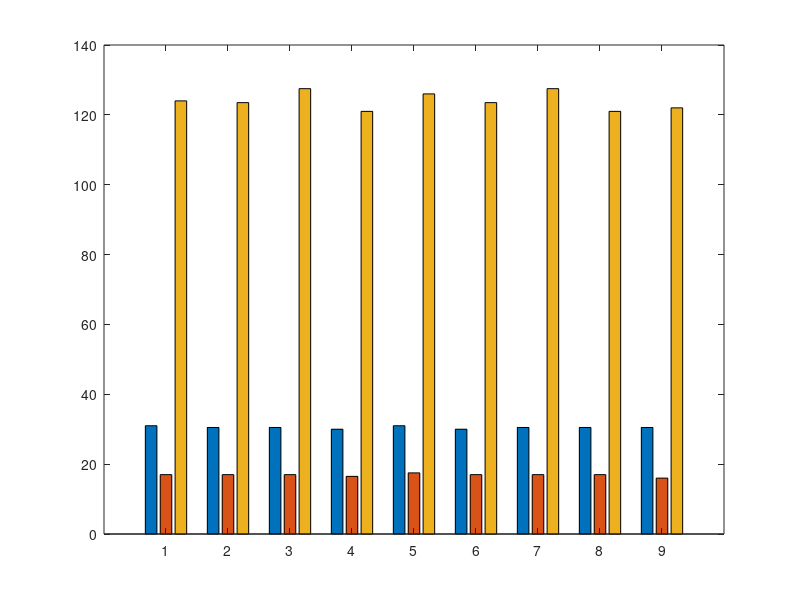

Write the MATLAB code that produced this figure. (Note: this script raises an error after producing the figure.)
% =========================================================================
% SCRIPT 6: script_6_crop_soil_requirements.m
% Optimal Soil & Climate Requirements for All 9 Supported Crops
% -------------------------------------------------------------------------
% Source : data/crop_requirements.json (exact values preserved)
% Crops  : Pepper, Beans, Sorghum, Maize, Yam, Onions, Rice, Cassava, Tomato
% Params : pH, Nitrogen (mg/kg), Phosphorus (mg/kg), Potassium (mg/kg),
%          Temperature (C), Rainfall (mm)
% =========================================================================
clear; clc; close all;

%% ---- DATA (from data/crop_requirements.json) ----------------------------
crops = {'Pepper','Beans','Sorghum','Maize','Yam','Onions','Rice','Cassava','Tomato'};
n = length(crops);

%  [min, max] for each parameter
ph_min  = [5.7, 5.6, 5.6, 5.7, 5.7, 5.6, 5.6, 5.7, 5.6];
ph_max  = [6.8, 6.8, 6.8, 6.9, 6.8, 6.9, 6.9, 6.9, 6.8];

n_min   = [21, 21, 21, 21, 21, 20, 22, 21, 21];
n_max   = [41, 40, 40, 39, 41, 40, 39, 40, 40];

p_min   = [11, 11, 11, 10, 11, 11, 11, 11, 10];
p_max   = [23, 23, 23, 23, 24, 23, 23, 23, 22];

k_min   = [90,  90,  91,  84,  88,  88,  92,  83,  87];
k_max   = [158, 157, 164, 158, 164, 159, 163, 159, 157];

t_min   = [24, 24, 24, 24, 24, 24, 24, 24, 25];
t_max   = [29, 29, 29, 29, 29, 29, 29, 29, 29];

r_min   = [982,  917,  914,  940,  1003, 925,  979,  1027, 976];
r_max   = [1645, 1584, 1638, 1611, 1725, 1599, 1705, 1722, 1681];

% Compute midpoints and half-ranges for error bars
ph_mid  = (ph_min  + ph_max)  / 2;   ph_err  = (ph_max  - ph_min)  / 2;
n_mid   = (n_min   + n_max)   / 2;   n_err   = (n_max   - n_min)   / 2;
p_mid   = (p_min   + p_max)   / 2;   p_err   = (p_max   - p_min)   / 2;
k_mid   = (k_min   + k_max)   / 2;   k_err   = (k_max   - k_min)   / 2;
t_mid   = (t_min   + t_max)   / 2;   t_err   = (t_max   - t_min)   / 2;
r_mid   = (r_min   + r_max)   / 2;   r_err   = (r_max   - r_min)   / 2;

x = 1:n;

%% ---- FIGURE 10: Soil Nutrient Ranges (N, P, K) — Error Bar Chart --------
fig10 = figure('Name', 'Fig10 Soil Nutrients NPK', 'NumberTitle', 'off', ...
               'Position', [40, 40, 1100, 560]);

data_npk = [n_mid; p_mid; k_mid]';   % 9×3
err_npk  = [n_err; p_err; k_err]';

b10 = bar(x, data_npk, 'grouped');
b10(1).FaceColor = [0.15, 0.72, 0.35];  % green  — N
b10(2).FaceColor = [0.95, 0.40, 0.15];  % orange — P
b10(3).FaceColor = [0.20, 0.52, 0.90];  % blue   — K

hold on;
% Error bars — compute x positions of each bar group
nGroups = n; nBars = 3;
gw = min(0.8, nBars / (nBars + 1.5));
for j = 1:nBars
    x_bar = x - gw/2 + (2*j-1) * gw / (2*nBars);
    errorbar(x_bar, data_npk(:,j)', err_npk(:,j)', ...
             '.k', 'LineWidth', 1.2, 'CapSize', 5);
end
hold off;

set(gca, 'XTickLabel', crops, 'FontSize', 11, 'TickLabelInterpreter', 'none');
xtickangle(0);
ylabel('Optimal Level (mg/kg)', 'FontSize', 13);
title({'Optimal Soil Nutrient Requirements by Crop', ...
       'Bars = midpoint of optimal range; Error bars = ±half-range'}, ...
      'FontSize', 12, 'FontWeight', 'bold');
legend({'Nitrogen (N)', 'Phosphorus (P)', 'Potassium (K)'}, ...
       'Location', 'northeast', 'FontSize', 11);
grid on; box on;

print(fig10, 'fig10_soil_nutrients_npk', '-dpng', '-r300');
fprintf('Saved: fig10_soil_nutrients_npk.png\n');

%% ---- FIGURE 11: Soil pH Range per Crop ----------------------------------
fig11 = figure('Name', 'Fig11 Soil pH', 'NumberTitle', 'off', ...
               'Position', [60, 60, 960, 480]);

bar(x, ph_mid, 'FaceColor', [0.55, 0.25, 0.78], 'EdgeColor', 'none');
hold on;
errorbar(x, ph_mid, ph_err, '.k', 'LineWidth', 1.5, 'CapSize', 8);
yline(7.0, '--k', 'Neutral pH=7', 'LineWidth', 1.2, 'FontSize', 10);
hold off;

set(gca, 'XTickLabel', crops, 'FontSize', 12, 'TickLabelInterpreter', 'none');
ylim([5.0, 8.0]);
yticks(5.0 : 0.5 : 8.0);
ylabel('Soil pH', 'FontSize', 13);
title({'Optimal Soil pH Range by Crop', ...
       'All 9 crops prefer slightly acidic to neutral soils (pH 5.6 – 6.9)'}, ...
      'FontSize', 12, 'FontWeight', 'bold');
grid on; box on;

for i = 1:n
    text(i, ph_max(i) + 0.06, ...
         sprintf('[%.1f–%.1f]', ph_min(i), ph_max(i)), ...
         'HorizontalAlignment', 'center', 'FontSize', 8.5);
end

print(fig11, 'fig11_soil_ph', '-dpng', '-r300');
fprintf('Saved: fig11_soil_ph.png\n');

%% ---- FIGURE 12: Rainfall Requirements per Crop --------------------------
fig12 = figure('Name', 'Fig12 Rainfall', 'NumberTitle', 'off', ...
               'Position', [60, 60, 980, 500]);

bar(x, r_mid, 'FaceColor', [0.20, 0.52, 0.90], 'EdgeColor', 'none');
hold on;
errorbar(x, r_mid, r_err, '.k', 'LineWidth', 1.5, 'CapSize', 8);
hold off;

set(gca, 'XTickLabel', crops, 'FontSize', 12, 'TickLabelInterpreter', 'none');
ylim([700, 1900]);
ylabel('Annual Rainfall (mm)', 'FontSize', 13);
title({'Optimal Annual Rainfall Requirements by Crop', ...
       'Bars = midpoint; Error bars = ±half-range (from crop_requirements.json)'}, ...
      'FontSize', 12, 'FontWeight', 'bold');
grid on; box on;

for i = 1:n
    text(i, r_max(i) + 30, sprintf('[%d–%d]', r_min(i), r_max(i)), ...
         'HorizontalAlignment', 'center', 'FontSize', 8, 'Rotation', 0);
end

print(fig12, 'fig12_rainfall_requirements', '-dpng', '-r300');
fprintf('Saved: fig12_rainfall_requirements.png\n');

%% ---- FIGURE 13: Radar / Spider Chart — Normalised Multi-Parameter -------
% Normalise all parameters to [0,1] for radar comparison (using combined min/max)
all_mins = [min(ph_min), min(n_min), min(p_min), min(k_min)/10, min(t_min), min(r_min)/100];
all_maxs = [max(ph_max), max(n_max), max(p_max), max(k_max)/10, max(t_max), max(r_max)/100];

norm_mid_raw = [ph_mid; n_mid; p_mid; k_mid/10; t_mid; r_mid/100]';  % 9×6
norm_mid = (norm_mid_raw - all_mins) ./ (all_maxs - all_mins);

param_labels = {'pH', 'Nitrogen', 'Phosphorus', 'Potassium (÷10)', 'Temp', 'Rainfall (÷100)'};
nParams = 6;

theta = linspace(0, 2*pi, nParams + 1);
theta = theta(1:end-1);

fig13 = figure('Name', 'Fig13 Radar Requirements', 'NumberTitle', 'off', ...
               'Position', [40, 40, 1200, 860]);

cmap13 = lines(n);

for crop_i = 1:n
    subplot_rows = 3; subplot_cols = 3;
    subplot(subplot_rows, subplot_cols, crop_i);

    vals = [norm_mid(crop_i,:), norm_mid(crop_i,1)];  % close the polygon
    t_all = [theta, theta(1)];

    [xx, yy] = pol2cart(t_all, vals);
    fill(xx, yy, cmap13(crop_i,:), 'FaceAlpha', 0.35, 'EdgeColor', cmap13(crop_i,:), 'LineWidth', 2);
    hold on;

    % Draw grid circles
    for r_grid = [0.25, 0.50, 0.75, 1.00]
        t_circ = linspace(0, 2*pi, 100);
        plot(r_grid * cos(t_circ), r_grid * sin(t_circ), '--', ...
             'Color', [0.7 0.7 0.7], 'LineWidth', 0.5);
    end

    % Draw spokes and labels
    for p_i = 1:nParams
        plot([0, cos(theta(p_i))], [0, sin(theta(p_i))], '-', ...
             'Color', [0.6 0.6 0.6], 'LineWidth', 0.8);
        lbl_x = 1.18 * cos(theta(p_i));
        lbl_y = 1.18 * sin(theta(p_i));
        text(lbl_x, lbl_y, param_labels{p_i}, ...
             'HorizontalAlignment', 'center', 'FontSize', 7.5, ...
             'TickLabelInterpreter', 'none');
    end

    hold off;
    axis equal; axis off;
    title(crops{crop_i}, 'FontSize', 11, 'FontWeight', 'bold');
    xlim([-1.4, 1.4]); ylim([-1.4, 1.4]);
end

sgtitle({'Crop Requirement Profiles — Normalised Radar Charts', ...
         'Parameters normalised across all 9 crops; larger area = higher requirements'}, ...
        'FontSize', 13, 'FontWeight', 'bold');

print(fig13, 'fig13_radar_crop_requirements', '-dpng', '-r300');
fprintf('Saved: fig13_radar_crop_requirements.png\n');

%% ---- REQUIREMENTS MATRIX (Console) -------------------------------------
fprintf('\n===============================================================================================\n');
fprintf('  CROP SOIL & CLIMATE REQUIREMENTS — FULL MATRIX (from crop_requirements.json)\n');
fprintf('===============================================================================================\n');
fprintf('%-10s  %-12s  %-14s  %-14s  %-14s  %-12s  %-20s\n', ...
        'Crop', 'pH', 'N (mg/kg)', 'P (mg/kg)', 'K (mg/kg)', 'Temp (C)', 'Rainfall (mm)');
fprintf('%s\n', repmat('-', 1, 100));
for i = 1:n
    fprintf('%-10s  [%.1f–%.1f]  [%2d–%2d]       [%2d–%2d]       [%3d–%3d]     [%2d–%2d]      [%4d–%4d]\n', ...
            crops{i}, ph_min(i), ph_max(i), n_min(i), n_max(i), ...
            p_min(i), p_max(i), k_min(i), k_max(i), ...
            t_min(i), t_max(i), r_min(i), r_max(i));
end
fprintf('===============================================================================================\n\n');
